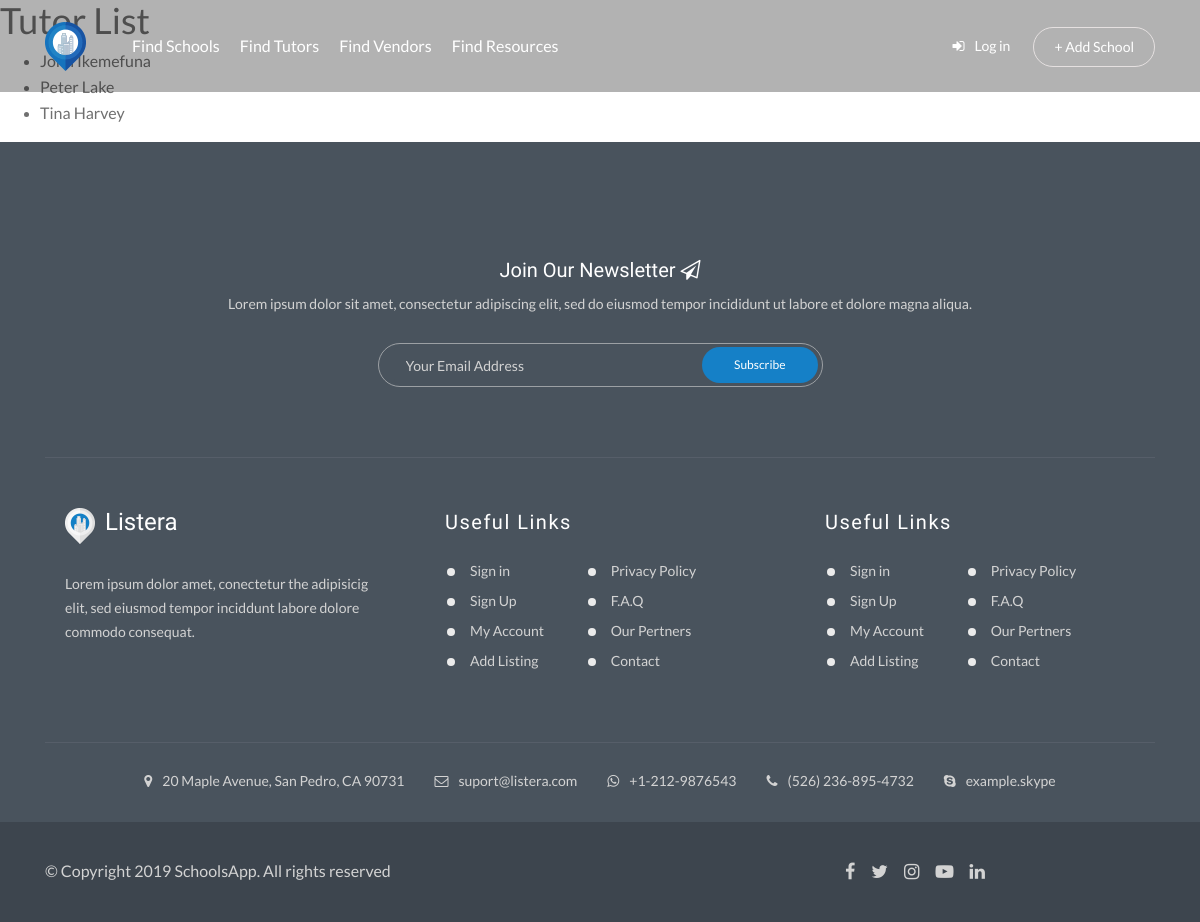
The page /tutors/ on the database its author committed.
### tutor/models.py (models this page shows)
class Tutor(models.Model):
    first_name = models.CharField(max_length=100)
    last_name = models.CharField(max_length=100)
    email_address = models.EmailField(max_length=100, primary_key=True)
    phone_num = models.CharField(max_length=15)
    years_of_experience = models.IntegerField(default=0)
    username = models.CharField(max_length=50, unique=True)
    def get_absolute_url(self):
        return reverse('tutor-detail', args=[str(self.username)])
    def __str__(self):
        return f'{self.first_name} {self.last_name}'

### tutor/views.py (the view)
# urls.py: path('tutors/', views.TutorListView.as_view(), name='tutors'),
class TutorListView(generic.ListView):
    model = Tutor

### tutor/templates/tutor/tutor_list.html
{% extends "base_generic.html" %}
{% block content %}
    <h1>Tutor List</h1>
    {% if tutor_list %}
        <ul>
            {% for tutor in tutor_list %}
                <li><a href="{{ tutor.get_absolute_url }}">{{ tutor }}</a></li>
            {% endfor %}
        </ul>
    {% else %}
    <p>There are no tutors in this site.</p>
    {% endif %}
{% endblock %}

### rows shown on the page
Tutor: first_name+last_name "John Ikemefuna"
Tutor: first_name+last_name "Peter Lake"
Tutor: first_name+last_name "Tina Harvey"
